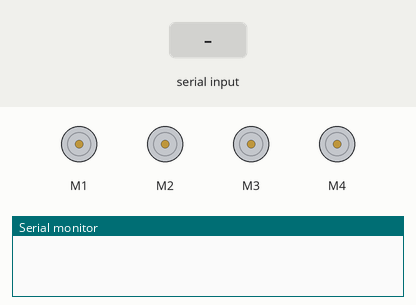
This sketch was run on a simulated Arduino Uno, built with avr-gcc and run on an emulated ATmega328P. Parts: 4 × DC motor (green arrow = forward, orange = backward, longer = faster), the last lines printed to the serial monitor. Inputs (shaded band) come from the test bench. No radio packets arrive unless stated.

Above: at 1.2 s.
1.3 s: "L" received over Serial
At 3.4 s:
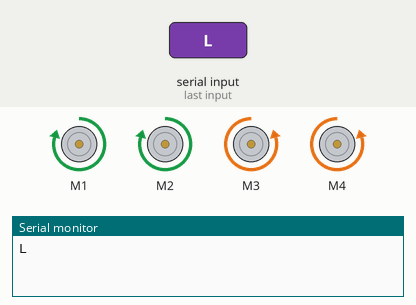
4.0 s: "R" received over Serial
At 5.6 s:
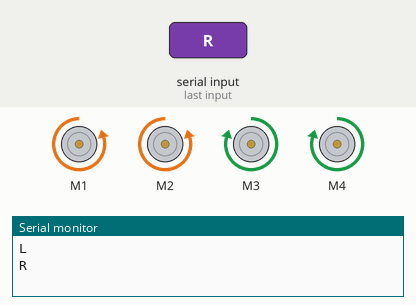
6.7 s: "B" received over Serial
At 8.9 s:
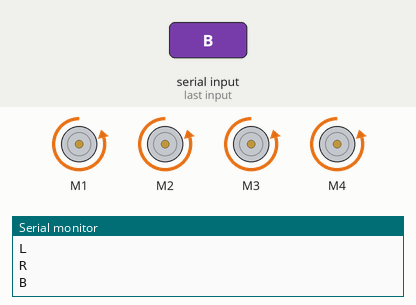
Timing chart, 0 to 10.4 s (numbered marks = the images above; inputs shaded):
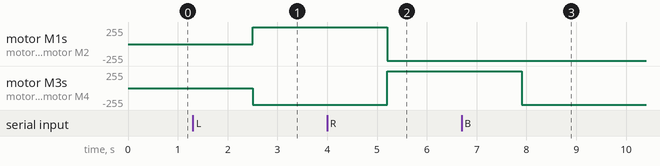

Measured:
- after the input at 1.3 s, motor M1, motor M2: stopped → forward 250/255 after 1.2 s; motor M3, motor M4: stopped → backward 250/255 after 1.2 s
- after the input at 4.0 s, motor M1, motor M2: forward 250/255 → backward 250/255 after 1.2 s; motor M3, motor M4: backward 250/255 → forward 250/255 after 1.2 s
- after the input at 6.7 s, motor M3, motor M4: forward 250/255 → backward 250/255 after 1.2 s

The sketch:

bluetooth_gesture_rf.ino
```cpp
#include<AFMotor.h>
#include <RH_ASK.h>
#include <SPI.h>

RH_ASK driver(2000,13,12,10,false);

AF_DCMotor motor1(1,MOTOR12_1KHZ);
AF_DCMotor motor2(2,MOTOR12_1KHZ);
AF_DCMotor motor3(3,MOTOR34_1KHZ);
AF_DCMotor motor4(4,MOTOR34_1KHZ);


String command;

void setup(){
  Serial.begin(9600);
if (!driver.init())
         Serial.println("init failed");

  motor1.setSpeed(250);
  motor2.setSpeed(250);
  motor3.setSpeed(250);
  motor4.setSpeed(250);
  motor1.run(RELEASE);
  motor2.run(RELEASE);
  motor3.run(RELEASE);
  motor4.run(RELEASE);

  pinMode(A1,INPUT); //ir
  pinMode(A0,INPUT);//buzzer

}

void loop(){
//*************** bluetooth***************************
    if(Serial.available()>0){
    command="";
    delay(200);
    command=Serial.readString();
    Serial.println(command);
    delay(2);
    }

// ******************rf for gesture******************************

    uint8_t buf[1];
    uint8_t buflen = sizeof(buf);
    if (driver.recv(buf, &buflen)) // Non-blocking
    {
      int i;
      // Message with a good checksum received, dump it.
      Serial.print("Message: ");
      Serial.println((char*)buf);
      command=(char*)buf;
    }

//*****************************************************

    if (command=="L"){
      turnLeft();
      delay(500);
    }
    if (command=="R"){
      turnRight();
      delay(500);
    }
     if (command=="F"){
      Forward();
      stop();
    }
     if (command=="B"){
      Backward();
    }

     if (command=="0"|| command=="S" || command=="*"){
      moveStop();
    }


  }

void stop(){
  if(digitalRead(A0)==0 || digitalRead(A1)==0){
    command="0";
  }
}

void moveStop(){
  motor1.run(RELEASE);
  motor2.run(RELEASE);
  motor3.run(RELEASE);
  motor4.run(RELEASE);

}

void Forward(){
   motor1.run(FORWARD);
  motor2.run(FORWARD);
  motor3.run(FORWARD);
  motor4.run(FORWARD);
}

void Backward(){
  motor1.run(BACKWARD);
  motor2.run(BACKWARD);
  motor3.run(BACKWARD);
  motor4.run(BACKWARD);
}


void turnRight(){
  motor1.run(BACKWARD);
  motor2.run(BACKWARD);
  motor3.run(FORWARD);
  motor4.run(FORWARD);

}

void turnLeft(){
  motor1.run(FORWARD);
  motor2.run(FORWARD);
  motor3.run(BACKWARD);
  motor4.run(BACKWARD);
}
```
